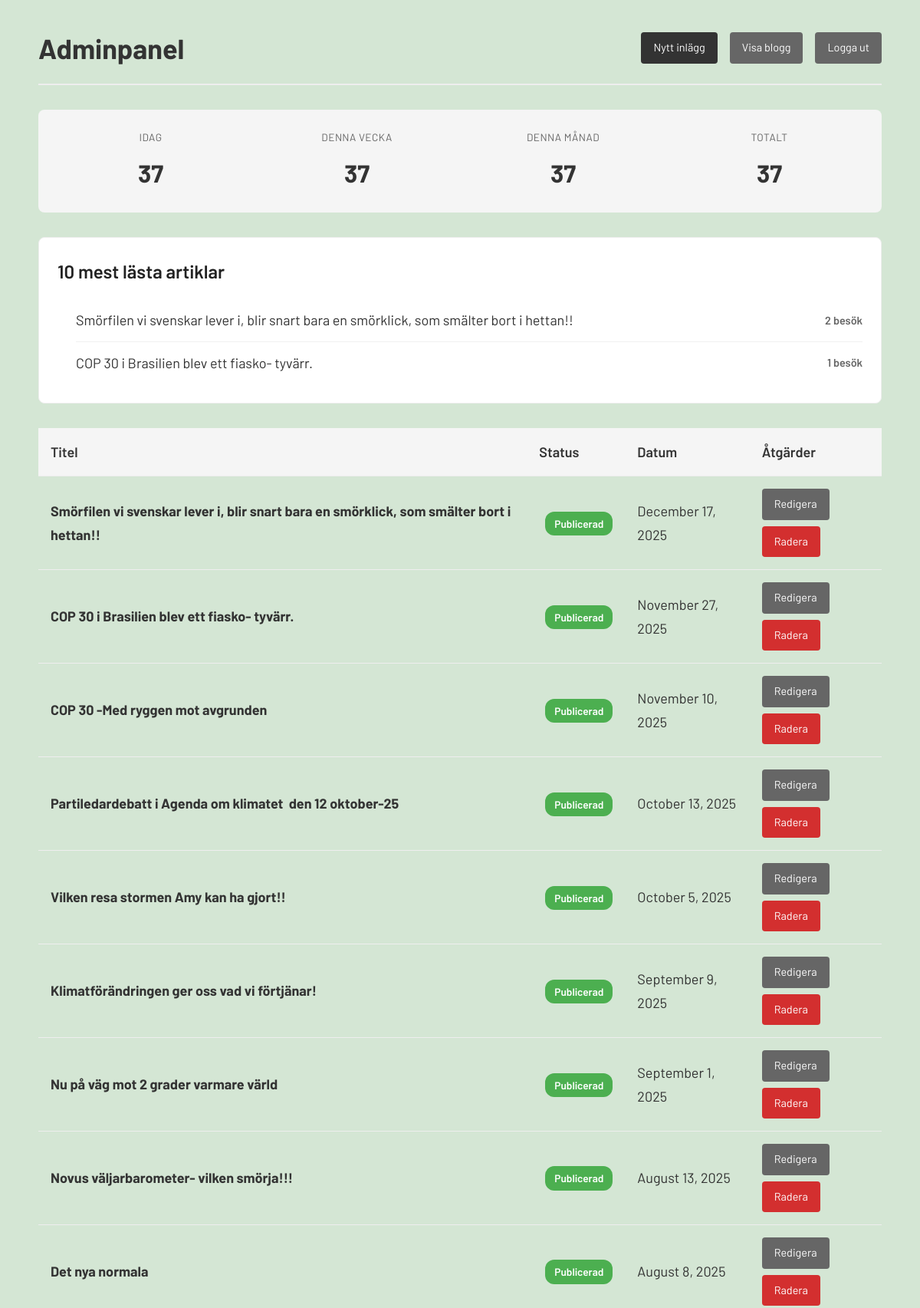
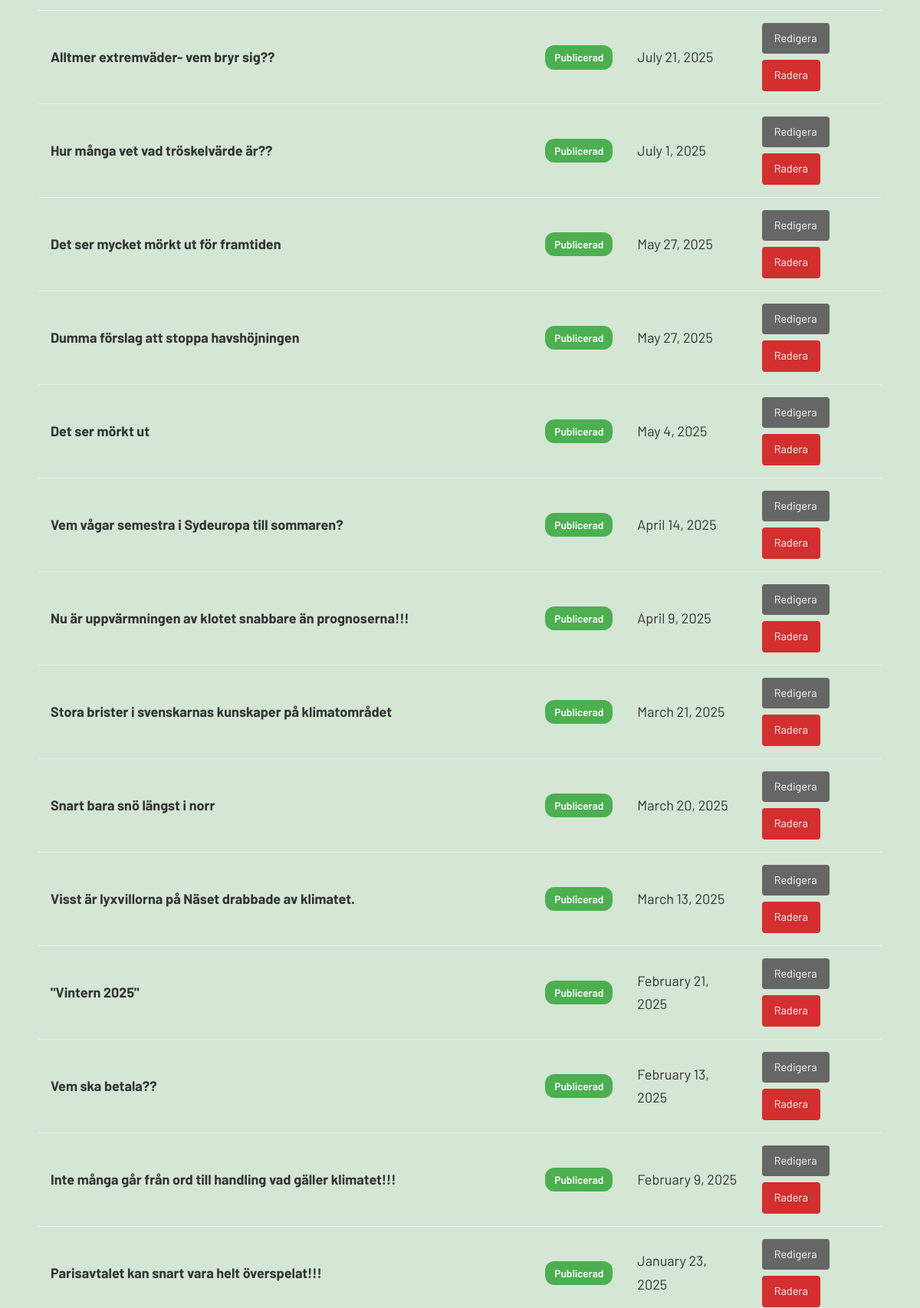
Screenshot of /admin/dashboard.php (signed in, upper part) with the database file from the repository (2 pictures, top to bottom).
### tables this page shows
CREATE TABLE posts (
        id INTEGER PRIMARY KEY AUTOINCREMENT,
        title TEXT NOT NULL,
        content TEXT NOT NULL,
        slug TEXT UNIQUE NOT NULL,
        created_at DATETIME DEFAULT CURRENT_TIMESTAMP,
        updated_at DATETIME DEFAULT CURRENT_TIMESTAMP
    , featured_image TEXT, status TEXT DEFAULT 'draft');

### config.php (called while the page is built, shortened)
<?php
function getDB() {
    $db = new PDO('sqlite:' . DB_PATH);
    $db->setAttribute(PDO::ATTR_ERRMODE, PDO::ERRMODE_EXCEPTION);
    $db->exec('PRAGMA journal_mode=WAL;');
    $db->exec("CREATE TABLE IF NOT EXISTS posts (
        id INTEGER PRIMARY KEY AUTOINCREMENT,
        title TEXT NOT NULL,
        content TEXT NOT NULL,
        slug TEXT UNIQUE NOT NULL,
        featured_image TEXT,
        created_at DATETIME DEFAULT CURRENT_TIMESTAMP,
        updated_at DATETIME DEFAULT CURRENT_TIMESTAMP
    )");
    try {
        $db->exec("ALTER TABLE posts ADD COLUMN featured_image TEXT");
    } catch (PDOException $e) {
    }
    $columnAdded = false;
    try {
        $db->exec("ALTER TABLE posts ADD COLUMN status TEXT DEFAULT 'draft'");
        $columnAdded = true;
    } catch (PDOException $e) {
    }
    $migrationDone = false;
    try {
        $checkStmt = $db->query("SELECT name FROM sqlite_master WHERE type='table' AND name='migrations'");
        if ($checkStmt->fetch()) {
            $migrationStmt = $db->query("SELECT COUNT(*) as count FROM migrations WHERE name = 'set_existing_posts_published'");
            $result = $migrationStmt->fetch(PDO::FETCH_ASSOC);
            $migrationDone = $result && $result['count'] > 0;
        }
    } catch (PDOException $e) {
    }
    if ($columnAdded) {
        try {
            $db->exec("UPDATE posts SET status = 'published'");
            try {
                $db->exec("CREATE TABLE IF NOT EXISTS migrations (name TEXT PRIMARY KEY, executed_at DATETIME DEFAULT CURRENT_TIMESTAMP)");
                $db->exec("INSERT OR IGNORE INTO migrations (name) VALUES ('set_existing_posts_published')");
            } catch (PDOException $e) {
            }
        } catch (PDOException $e) {
        }
    } else if (!$migrationDone) {
        try {
            $db->exec("UPDATE posts SET status = 'published' WHERE status = 'draft' OR status IS NULL OR status = ''");
            try {
                $db->exec("CREATE TABLE IF NOT EXISTS migrations (name TEXT PRIMARY KEY, executed_at DATETIME DEFAULT CURRENT_TIMESTAMP)");
                $db->exec("INSERT OR IGNORE INTO migrations (name) VALUES ('set_existing_posts_published')");
            } catch (PDOException $e) {
            }
        } catch (PDOException $e) {
        }
    }
    $db->exec("CREATE INDEX IF NOT EXISTS idx_slug ON posts(slug)");
    $db->exec("CREATE TABLE IF NOT EXISTS visits (
        id INTEGER PRIMARY KEY AUTOINCREMENT,
        page TEXT NOT NULL,
        visited_at DATETIME DEFAULT CURRENT_TIMESTAMP
    )");
    $db->exec("CREATE INDEX IF NOT EXISTS idx_visited_at ON visits(visited_at)");
    return $db;
}
function formatDate($date) {
    return date('F j, Y', strtotime($date));
}
function getVisitStats() {
    $db = getDB();
    $stats = [];
    $stmt = $db->query("SELECT COUNT(*) as total FROM visits");
    $stats['total'] = $stmt->fetch(PDO::FETCH_ASSOC)['total'];
    $stmt = $db->query("SELECT COUNT(*) as today FROM visits WHERE DATE(visited_at) = DATE('now')");
    $stats['today'] = $stmt->fetch(PDO::FETCH_ASSOC)['today'];
    $stmt = $db->query("SELECT COUNT(*) as week FROM visits WHERE visited_at >= DATE('now', '-7 days')");
    $stats['week'] = $stmt->fetch(PDO::FETCH_ASSOC)['week'];
    $stmt = $db->query("SELECT COUNT(*) as month FROM visits WHERE visited_at >= DATE('now', 'start of month')");
    $stats['month'] = $stmt->fetch(PDO::FETCH_ASSOC)['month'];
    return $stats;
}
function getTopArticles($limit = 10) {
    $db = getDB();
    $stmt = $db->prepare("
        SELECT
            p.id,
            p.title,
            p.slug,
            COUNT(v.id) as visit_count
        FROM visits v
        INNER JOIN posts p ON v.page = 'post:' || p.slug
        WHERE p.status = 'published'
        GROUP BY p.id, p.title, p.slug
        ORDER BY visit_count DESC
        LIMIT ?
    ");
    $stmt->execute([$limit]);
    return $stmt->fetchAll(PDO::FETCH_ASSOC);
}
function generateCSRFToken() {
    return $_SESSION['csrf_token'];
}

### admin/dashboard.php (the view, shortened to what this page needs)
<?php
require_once '../config.php';
$db = getDB();
$stmt = $db->query("SELECT id, title, slug, featured_image, status, created_at, updated_at FROM posts ORDER BY created_at DESC");
$posts = $stmt->fetchAll(PDO::FETCH_ASSOC);
$visitStats = getVisitStats();
$topArticles = getTopArticles(10);
?>
<!DOCTYPE html>
<html lang="sv">
<head>
    <link rel="stylesheet" href="../styles.css">
</head>
<body>
    <div class="container">
        <div class="admin-header">
            <h1>Adminpanel</h1>
            <div class="admin-actions">
                <a href="edit.php" class="btn btn-primary">Nytt inlägg</a>
                <a href="../index.php" class="btn btn-secondary" target="_blank">Visa blogg</a>
                <a href="?logout=1" class="btn btn-secondary">Logga ut</a>
            </div>
        </div>
        <div class="analytics-block">
            <div class="analytics-stat">
                <div class="analytics-stat-label">Idag</div>
                <div class="analytics-stat-value"><?php echo number_format($visitStats['today']); ?></div>
            </div>
            <div class="analytics-stat">
                <div class="analytics-stat-label">Denna vecka</div>
                <div class="analytics-stat-value"><?php echo number_format($visitStats['week']); ?></div>
            </div>
            <div class="analytics-stat">
                <div class="analytics-stat-label">Denna månad</div>
                <div class="analytics-stat-value"><?php echo number_format($visitStats['month']); ?></div>
            </div>
            <div class="analytics-stat">
                <div class="analytics-stat-label">Totalt</div>
                <div class="analytics-stat-value"><?php echo number_format($visitStats['total']); ?></div>
            </div>
        </div>
        <div class="top-articles-block">
            <h2>10 mest lästa artiklar</h2>
            <?php if (empty($topArticles)): ?>
                <div class="no-top-articles">Inga artiklar har besökts än.</div>
            <?php else: ?>
                <ol class="top-articles-list">
                    <?php foreach ($topArticles as $article): ?>
                        <li>
                            <a href="../post.php?slug=<?php echo htmlspecialchars($article['slug']); ?>" target="_blank">
                                <?php echo htmlspecialchars($article['title']); ?>
                            </a>
                            <span class="top-articles-count"><?php echo number_format($article['visit_count']); ?> besök</span>
                        </li>
                    <?php endforeach; ?>
                </ol>
            <?php endif; ?>
        </div>
        <?php if (empty($posts)): ?>
            <div class="no-posts">
                <p>Inga inlägg än. <a href="edit.php">Skapa ditt första inlägg</a>!</p>
            </div>
        <?php else: ?>
            <table class="posts-table">
                <thead>
                    <tr>
                        <th>Titel</th>
                        <th>Status</th>
                        <th>Datum</th>
                        <th>Åtgärder</th>
                    </tr>
                </thead>
                <tbody>
                    <?php foreach ($posts as $post): ?>
                        <tr>
                            <td>
                                <strong><?php echo htmlspecialchars($post['title']); ?></strong>
                            </td>
                            <td>
                                <span class="status-badge status-<?php echo htmlspecialchars($post['status'] ?? 'draft'); ?>">
                                    <?php echo ($post['status'] ?? 'draft') === 'published' ? 'Publicerad' : 'Utkast'; ?>
                                </span>
                            </td>
                            <td><?php echo formatDate($post['created_at']); ?></td>
                            <td>
                                <div class="action-buttons">
                                    <a href="edit.php?id=<?php echo $post['id']; ?>" class="btn btn-secondary">Redigera</a>
                                    <a href="?delete=<?php echo $post['id']; ?>&csrf_token=<?php echo generateCSRFToken(); ?>"
                                       class="btn btn-danger"
                                       onclick="return confirm('Är du säker på att du vill radera detta inlägg?');">Radera</a>
                                </div>
                            </td>
                        </tr>
                    <?php endforeach; ?>
                </tbody>
            </table>
        <?php endif; ?>
    </div>
</body>
</html>

### styles.css (style rules this page uses)
* { margin: 0; padding: 0; box-sizing: border-box; }
body { font-family: 'Barlow', -apple-system, BlinkMacSystemFont, 'Segoe UI', Roboto, 'Helvetica Neue', Arial, sans-serif; font-size: 18px; line-height: 1.7; color: #333; background: #d4e6d4; padding: 2rem 1rem; }
.container { max-width: 1100px; margin: 0 auto; padding: 0; }

### admin/dashboard.php (style rules this page uses)
.admin-header { display: flex; justify-content: space-between; align-items: center; margin-bottom: 2rem; padding-bottom: 1rem; border-bottom: 2px solid #eee; }
.admin-actions { display: flex; gap: 1rem; }
.btn { padding: 0.5rem 1rem; text-decoration: none; border-radius: 4px; display: inline-block; font-size: 0.9rem; }
.btn-primary { background: #333; color: white; }
.btn-secondary { background: #666; color: white; }
.btn-danger { background: #d32f2f; color: white; }
.posts-table { width: 100%; border-collapse: collapse; margin-top: 1rem; }
.posts-table th, .posts-table td { padding: 1rem; text-align: left; border-bottom: 1px solid #eee; }
.posts-table th { background: #f5f5f5; font-weight: 600; }
.action-buttons { display: flex; gap: 0.5rem; flex-wrap: wrap; }
.status-badge { display: inline-block; padding: 0.25rem 0.75rem; border-radius: 12px; font-size: 0.85rem; font-weight: 600; margin-left: 0.5rem; }
.status-published { background: #4caf50; color: white; }
.analytics-block { background: #f5f5f5; border-radius: 8px; padding: 1.5rem; margin-bottom: 2rem; display: grid; grid-template-columns: repeat(auto-fit, minmax(150px, 1fr)); gap: 1.5rem; }
.analytics-stat { text-align: center; }
.analytics-stat-label { font-size: 0.85rem; color: #666; margin-bottom: 0.5rem; text-transform: uppercase; letter-spacing: 0.5px; }
.analytics-stat-value { font-size: 2rem; font-weight: 700; color: #333; }
.top-articles-block { background: white; border-radius: 8px; padding: 1.5rem; margin-bottom: 2rem; border: 1px solid #eee; }
.top-articles-block h2 { font-size: 1.5rem; margin-bottom: 1rem; color: #222; font-weight: 600; }
.top-articles-list { list-style: decimal; padding-left: 1.5rem; margin: 0; }
.top-articles-list li { display: flex; justify-content: space-between; align-items: center; padding: 0.75rem 0; border-bottom: 1px solid #f0f0f0; }
.top-articles-list li:last-child { border-bottom: none; }
.top-articles-list li a { color: #333; text-decoration: none; flex: 1; }
.top-articles-count { font-weight: 600; color: #666; font-size: 0.9rem; margin-left: 1rem; }

### rows the page displays
posts: title "Smörfilen vi svenskar lever i, blir snart bara en smörklick, som smälter bort i hettan!!", visit_count "2", status "Publicerad", created_at "December 17, 2025"
posts: title "COP 30 i Brasilien blev ett fiasko- tyvärr.", visit_count "1", status "Publicerad", created_at "November 27, 2025"
posts: title "COP 30 -Med ryggen mot avgrunden", status "Publicerad", created_at "November 10, 2025"
posts: title "Partiledardebatt i Agenda om klimatet den 12 oktober-25", status "Publicerad", created_at "October 13, 2025"
posts: title "Vilken resa stormen Amy kan ha gjort!!", status "Publicerad", created_at "October 5, 2025"
posts: title "Klimatförändringen ger oss vad vi förtjänar!", status "Publicerad", created_at "September 9, 2025"
posts: title "Nu på väg mot 2 grader varmare värld", status "Publicerad", created_at "September 1, 2025"
posts: title "Novus väljarbarometer- vilken smörja!!!", status "Publicerad", created_at "August 13, 2025"
posts: title "Det nya normala", status "Publicerad", created_at "August 8, 2025"
posts: title "Alltmer extremväder- vem bryr sig??", status "Publicerad", created_at "July 21, 2025"
posts: title "Hur många vet vad tröskelvärde är??", status "Publicerad", created_at "July 1, 2025"
posts: title "Det ser mycket mörkt ut för framtiden", status "Publicerad", created_at "May 27, 2025"
posts: title "Dumma förslag att stoppa havshöjningen", status "Publicerad", created_at "May 27, 2025"
posts: title "Det ser mörkt ut", status "Publicerad", created_at "May 4, 2025"
posts: title "Vem vågar semestra i Sydeuropa till sommaren?", status "Publicerad", created_at "April 14, 2025"
posts: title "Nu är uppvärmningen av klotet snabbare än prognoserna!!!", status "Publicerad", created_at "April 9, 2025"
posts: title "Stora brister i svenskarnas kunskaper på klimatområdet", status "Publicerad", created_at "March 21, 2025"
posts: title "Snart bara snö längst i norr", status "Publicerad", created_at "March 20, 2025"
posts: title "Visst är lyxvillorna på Näset drabbade av klimatet.", status "Publicerad", created_at "March 13, 2025"
posts: title "\"Vintern 2025\"", status "Publicerad", created_at "February 21, 2025"
posts: title "Vem ska betala??", status "Publicerad", created_at "February 13, 2025"
posts: title "Inte många går från ord till handling vad gäller klimatet!!!", status "Publicerad", created_at "February 9, 2025"
posts: title "Parisavtalet kan snart vara helt överspelat!!!", status "Publicerad", created_at "January 23, 2025"

### other values shown
$visitStats['today'] "37"
$visitStats['week'] "37"
$visitStats['month'] "37"
$visitStats['total'] "37"
